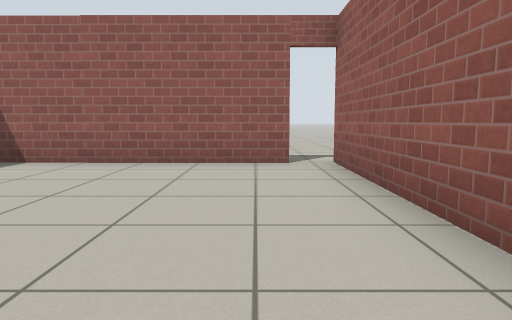
View 1 (above)

16 first-person views from a walk through a world built for the Gazebo simulator. The camera is 0.72 m above the floor, tilts 6° down and sees 70° across. The floor is counted in squares, 1 m on a side. Each view is taken from the middle of a square. On the plan, view 1 faces up. The plan holds only what a view shows up to about 11 squares ahead; the rest is blank. Gazebo's built-in surfaces are drawn with simple patterns.

View 2
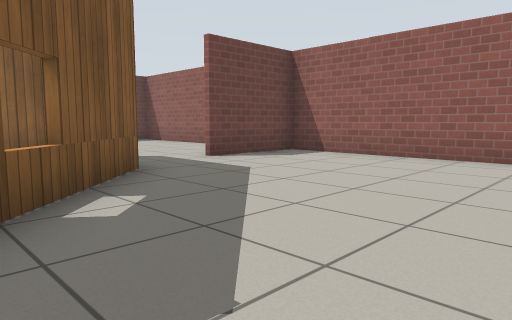

View 3
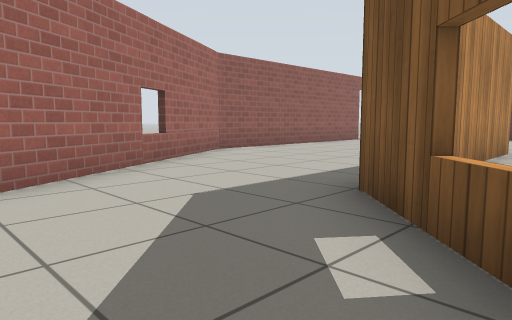

View 4
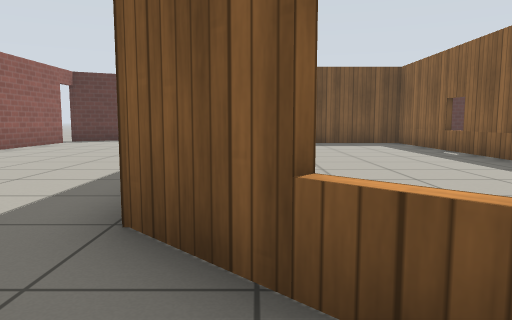

View 5
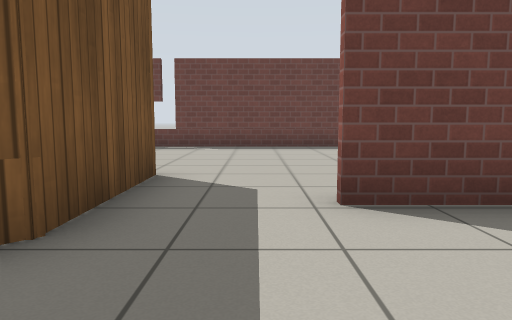

View 6
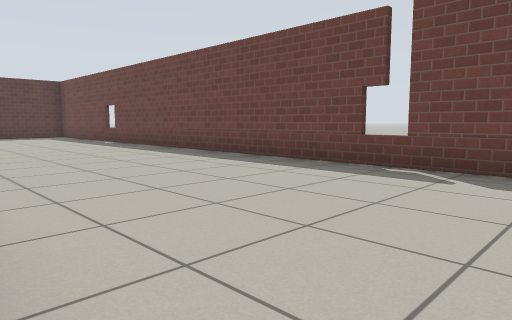

View 7
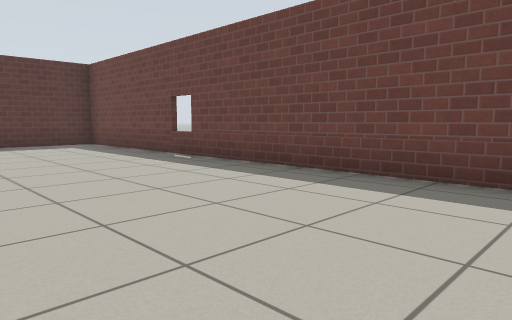

View 8
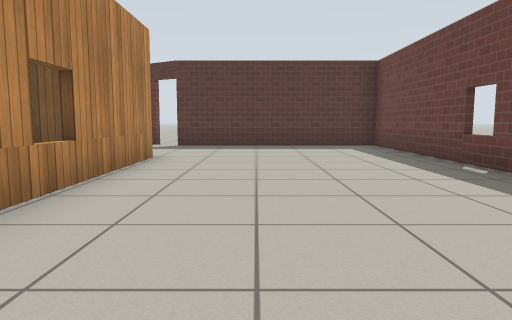

View 9
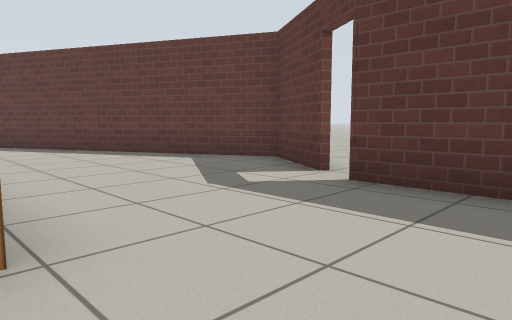

View 10
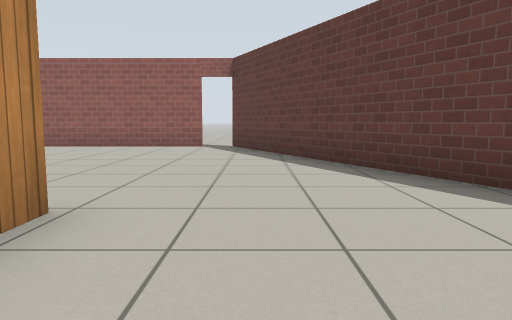

View 11
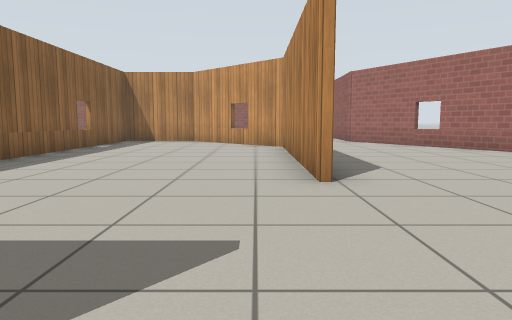

View 12
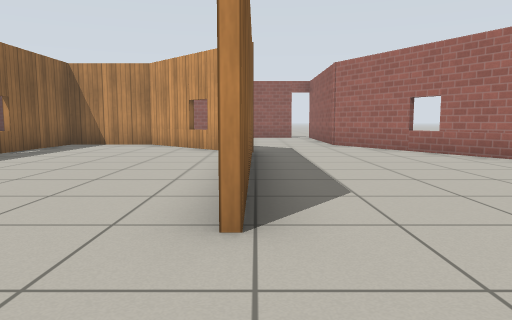

View 13
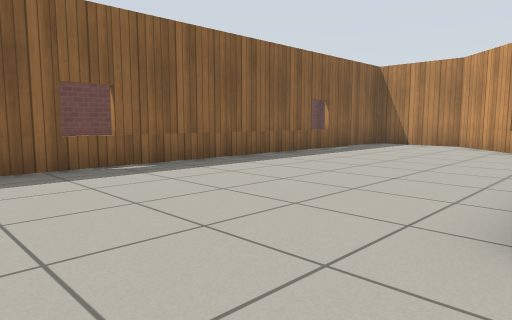

View 14
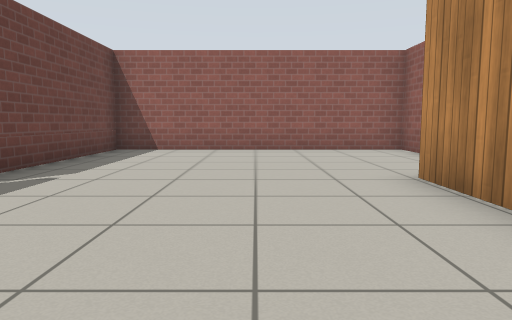

View 15
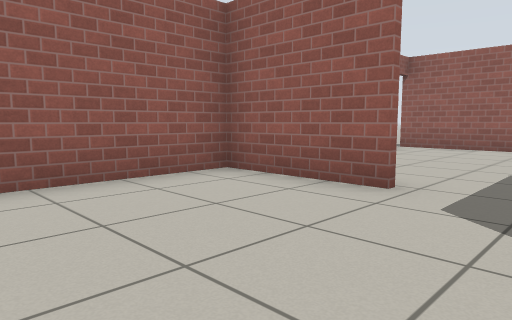

View 16
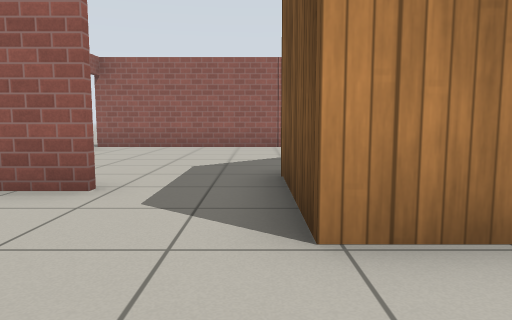

### Floor plan
Ten units are one square. View 1 is at (0, 0); x grows to the right and y downward. Boxes are objects, and circles mark ways between rooms. Rooms are numbered by the first view taken in them; rooms with no view inside come last. Other rooms are left out.
<svg viewBox="-131 -71 183 242">
<path fill="none" stroke="#000" d="M-42 -16 -10 15M6 -64 -49 -64M21 0 14 -13 14 -66M-51 -65 -51 -36M-12 78 -12 15 -43 -15 -54 -15M-11 30 -11 78M-52 112 -46 112M-69 114 -69 69M-31 114 -37 114M-69 1 -69 -16 -42 -16M-68 -12 -68 101M-60 154 -40 166 47 123M-53 -36 -53 -65M46 115 46 42 21 0M-49 -64 -126 -64 -126 150 -66 150"/>
<circle cx="-50" cy="-30" r="3" fill="#2a7"/>
<circle cx="5" cy="10" r="3" fill="#2a7"/>
<text x="-10" y="-30">1</text>
<text x="-50" y="60">2</text>
</svg>
Room 1 opens to room 2.

Where each view was taken, in squares from view 1:
view 1: 0 up, 0 right, facing up
view 2: 1 down, 1 right, facing up-left
view 3: 2 up, 3 left, facing down-right
view 4: 1 up, 2 left, facing down
view 5: 3 up, 2 left, facing left
view 6: 3 up, 7 left, facing down-left
view 7: 3 down, 8 left, facing down-left
view 8: 4 down, 9 left, facing down
view 9: 11 down, 9 left, facing down-right
view 10: 13 down, 6 left, facing right
view 11: 12 down, 2 left, facing up
view 12: 10 down, 1 left, facing up
view 13: 10 down, 1 left, facing up-left
view 14: 3 down, 9 left, facing up
view 15: 2 up, 9 left, facing up-right
view 16: 2 up, 9 left, facing right
